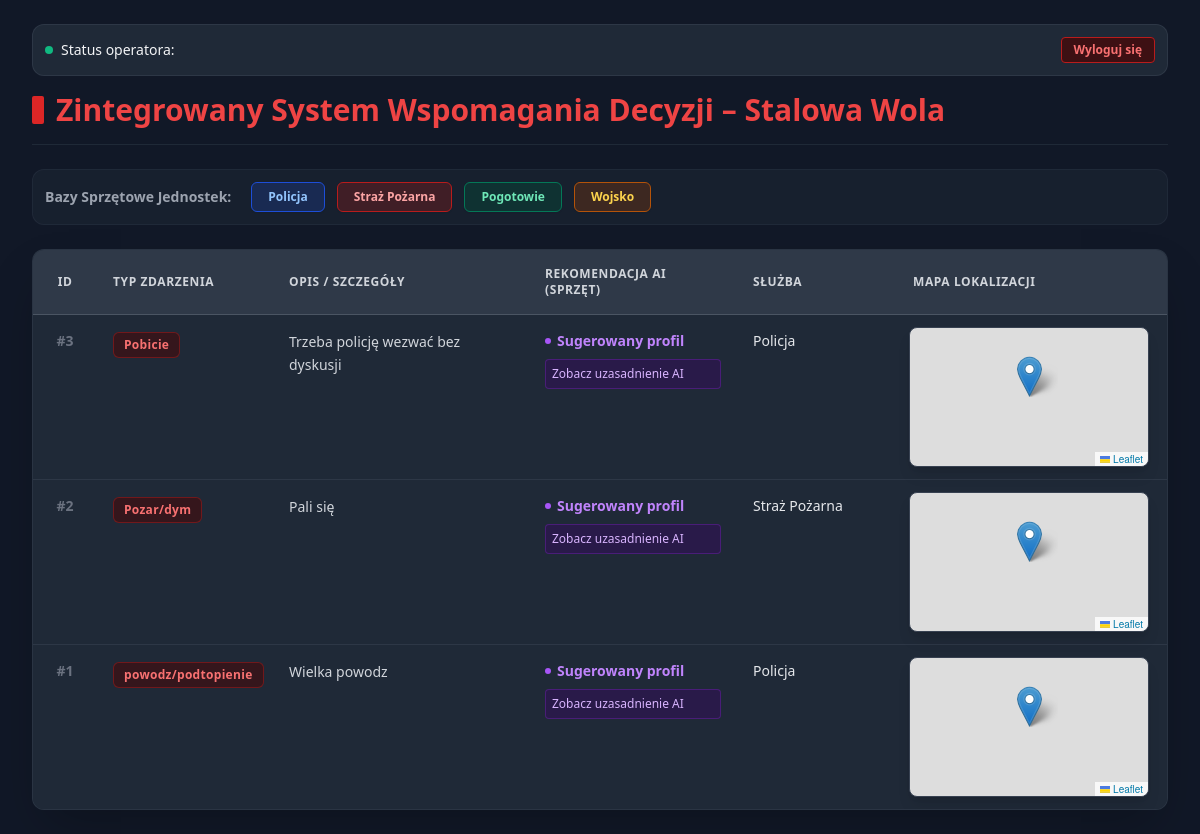
Screenshot of /panel (signed in) with the database file from the repository.
### models.py (models this page shows, shortened)
class Incident(db.Model):
    __tablename__ = 'incidents'
    id = db.Column(db.Integer, primary_key=True)
    incident_type = db.Column(db.String(255), nullable=False)
    description = db.Column(db.Text, nullable=True)
    phonenumber = db.Column(db.String(20), nullable=True)
    lat = db.Column(db.Float, nullable=False)
    lng = db.Column(db.Float, nullable=False)
    created_at = db.Column(db.DateTime, default=datetime.now, nullable=False) # Kiedy przyszło zgłoszenie
    status = db.Column(db.String(40), default='Nowe', nullable=False)          # Nowe / Oczekuje na operatora / W akcji / Zamknięte / Anulowane (Troll)
    assignments = db.relationship('IncidentAssignment', backref='incident', lazy=True)

class Department(db.Model):
    __tablename__ = 'departments'
    id = db.Column(db.Integer, primary_key=True)
    name = db.Column(db.String(100), nullable=False, unique=True)
    categories = db.relationship('Drone_category', backref='department', lazy=True)
    assignments = db.relationship('IncidentAssignment', backref='department', lazy=True)

### oppanel/oppanel.py (the view, shortened to what this page needs)
@oppanel.route('/panel')
@login_required
def pokaz_panel():
    wszystkie_zgloszenia = Incident.query.order_by(Incident.created_at.desc()).all()
    mapa_sprzetu = {}
    for p in IncidentAssignment.query.all():
        if p.incident:
            zajety_model = "Dron specjalistyczny"
            for kat in p.department.categories:
                if kat.model.lower() in p.justification.lower() or kat.model in p.justification:
                    zajety_model = kat.model
                    break
            if zajety_model == "Dron specjalistyczny" and p.department.categories:
                zajety_model = p.department.categories[0].model
            mapa_sprzetu[p.incident_id] = zajety_model
    return render_template('panel.html', zgloszenia=wszystkie_zgloszenia, mapa_sprzetu=mapa_sprzetu)

### oppanel/login.py (called while the page is built)
@login_manager.user_loader
def load_user(user_id):
    user_obj = User.query.get(int(user_id))
    if user_obj and user_obj.active:
        return FlaskUser(user_obj)
    return None

### oppanel/templates/panel.html (shortened to what this page needs)
<!DOCTYPE html>
<html lang="pl">
<head>
    <script src="https://cdn.tailwindcss.com"></script>
    <link rel="stylesheet" href="https://unpkg.com/leaflet@1.9.4/dist/leaflet.css" />
</head>
<body class="bg-gray-900 text-gray-100 min-h-screen p-6 font-sans antialiased">
    <div class="w-full px-2 mx-auto">
        <div class="flex justify-between items-center mb-4 bg-gray-800 p-3 rounded-xl border border-gray-700/60">
            <div class="flex items-center gap-2 text-sm">
                <span class="w-2 h-2 rounded-full bg-emerald-500 animate-ping"></span>
                Status operatora:
            </div>
            <a href="/logout" class="bg-red-950/80 hover:bg-red-900 border border-red-700 text-red-400 text-xs font-semibold py-1 px-3 rounded transition">
                Wyloguj się
            </a>
        </div>
        <h1 class="text-3xl font-extrabold mb-6 border-b border-gray-800 pb-4 text-red-500 flex items-center gap-3">
            <span class="inline-block w-3 h-7 bg-red-600 rounded-sm"></span>
            Zintegrowany System Wspomagania Decyzji – Stalowa Wola
        </h1>
        <div class="flex flex-wrap gap-3 mb-6 bg-gray-800/50 p-3 rounded-xl border border-gray-700/30">
            <span class="text-sm font-bold text-gray-400 self-center mr-2">Bazy Sprzętowe Jednostek:</span>
            <a href="/sluzba/Policja" class="bg-blue-900/40 hover:bg-blue-900/70 border border-blue-700 text-blue-300 text-xs font-semibold py-1.5 px-4 rounded-md transition shadow-sm">Policja</a>
            <a href="/sluzba/Straz_Pozarna" class="bg-red-900/40 hover:bg-red-900/70 border border-red-700 text-red-300 text-xs font-semibold py-1.5 px-4 rounded-md transition shadow-sm">Straż Pożarna</a>
            <a href="/sluzba/Pogotowie" class="bg-emerald-900/40 hover:bg-emerald-900/70 border border-emerald-700 text-emerald-300 text-xs font-semibold py-1.5 px-4 rounded-md transition shadow-sm">Pogotowie</a>
            <a href="/sluzba/Wojsko" class="bg-amber-900/40 hover:bg-amber-900/70 border border-amber-700 text-amber-300 text-xs font-semibold py-1.5 px-4 rounded-md transition shadow-sm">Wojsko</a>
        </div>
        <div class="bg-gray-800 rounded-xl shadow-2xl border border-gray-700/50 overflow-x-auto custom-scrollbar">
            <table class="w-full text-left border-collapse table-fixed min-w-[1400px]">
                <thead>
                    <tr class="bg-gray-700/70 text-gray-300 uppercase text-xs font-bold tracking-wider border-b border-gray-600">
                        <th class="p-4 w-16 text-center">ID</th>
                        <th class="p-4 w-44">Typ Zdarzenia</th>
                        <th class="p-4 w-64">Opis / Szczegóły</th>
                        <th class="p-4 w-52">Rekomendacja AI (Sprzęt)</th>
                        <th class="p-4 w-40">Służba</th>
                        <th class="p-4 w-64">Mapa lokalizacji</th>
                        <th class="p-4 w-44">Log Czasowy</th>
                    </tr>
                </thead>
                <tbody class="divide-y divide-gray-700/60 bg-gray-800/40">
                    {% for z in zgloszenia %}
                    <tr class="hover:bg-gray-750/50 transition duration-150 align-top">
                        <td class="p-4 font-bold text-gray-500 text-center text-sm">#{{ z.id }}</td>
                        <td class="p-4">
                            <span class="inline-block px-2.5 py-1 rounded-md bg-red-950/60 text-red-400 border border-red-800/60 text-xs font-bold tracking-wide">
                                {{ z.incident_type }}
                            </span>
                        </td>
                        <td class="p-4 text-gray-300 text-sm leading-relaxed">
                            <div class="max-h-28 overflow-y-auto pr-2 custom-scrollbar break-words">
                                {{ z.description if z.description else '<span class="text-gray-600 italic">Brak opisu</span>'|safe }}
                            </div>
                        </td>
                        {% set przypisanie = z.assignments[0] if z.assignments else None %}
                        <td class="p-4 text-sm font-medium">
                            {% if przypisanie %}
                                <div class="flex flex-col gap-1">
                                    <div class="flex items-center gap-1.5 text-purple-400 font-bold">
                                        <span class="w-1.5 h-1.5 rounded-full bg-purple-500"></span>
                                        Sugerowany profil
                                    </div>
                                    <button onclick="otworzModal('{{ z.id }}', '{{ z.incident_type }}', '{{ przypisanie.justification|replace("'", "\\'") }}')"
                                            class="text-left text-xs bg-purple-950/40 hover:bg-purple-900/40 text-purple-300 border border-purple-800/50 p-1.5 rounded transition mt-1">
                                        Zobacz uzasadnienie AI
                                    </button>
                                </div>
                            {% else %}
                                <span class="text-gray-600 text-xs">Analiza w toku...</span>
                            {% endif %}
                        </td>
                        <td class="p-4 text-sm">
                            {% if przypisanie %}
                                <span class="text-gray-200 font-medium">{{ przypisanie.department.name }}</span>
                            {% else %}
                                <span class="text-gray-600 text-xs">—</span>
                            {% endif %}
                        </td>
                        <td class="p-3">
                            <div id="map-{{ z.id }}" class="mini-map border border-gray-700 shadow-lg" data-lat="{{ z.lat }}" data-lng="{{ z.lng }}"></div>
                        </td>
                        <td class="p-4 text-xs font-mono text-gray-400 space-y-1">
                        </td>
                    </tr>
                    {% endfor %}
                </tbody>
            </table>
        </div>
    </div>
</body>
</html>

### oppanel/templates/panel.html (style rules this page uses)
.mini-map { height: 140px; width: 240px; border-radius: 0.5rem; z-index: 10; }
.leaflet-container { font-size: 10px; }

### rows the page displays
Incident: id "3", incident_type "Pobicie", description "Trzeba policję wezwać bez dyskusji"
Department: department.name "Policja"
Incident: id "2", incident_type "Pozar/dym", description "Pali się"
Department: department.name "Straż Pożarna"
Incident: id "1", incident_type "powodz/podtopienie", description "Wielka powodz"
